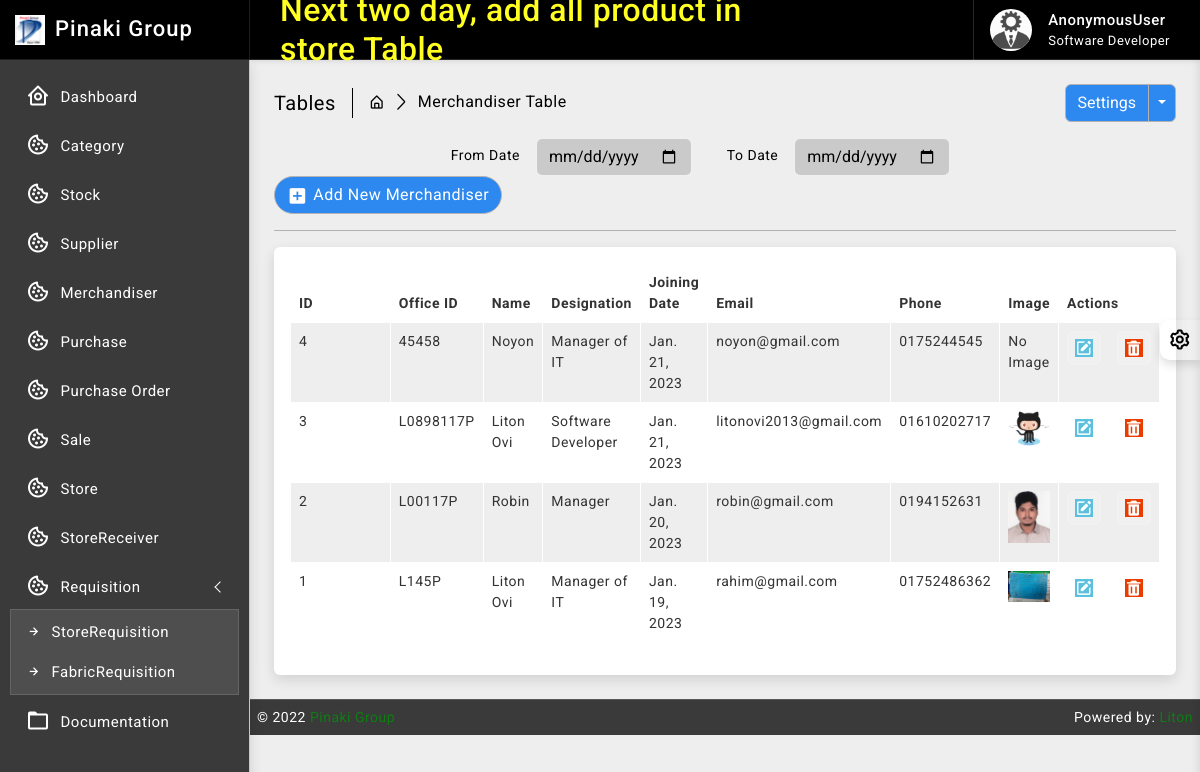
The page /merchandiser/ on the database as committed earlier.
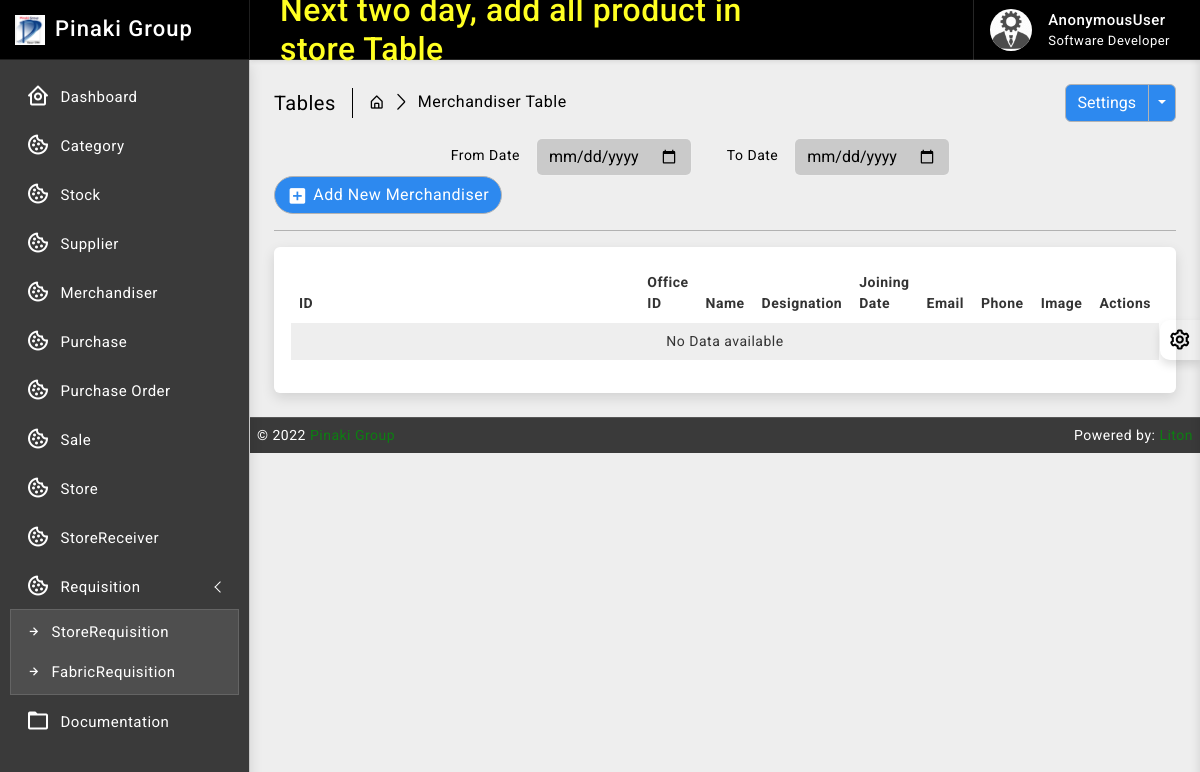
The same page on the database as committed later.
### merchandiser/models.py (models this page shows, shortened)
class Merchandiser(models.Model):
    office_id = models.CharField(max_length=64, null=True, blank=True, unique=True)
    name = models.CharField(max_length=64, null=True, blank=True)
    designation = models.CharField(max_length=64, null=True, blank=True)
    joining_date = models.DateField(default= now)
    email = models.EmailField(max_length=64, blank=True, unique=True)
    phone = models.CharField(max_length=16, null=True, blank=True, unique=True)
    access_area = models.CharField(max_length=64, blank=True)
    profile_img = models.ImageField(blank=True)
    dob = models.DateField(default= now)
    created_at = models.DateTimeField(auto_now_add=True, auto_now=False)
    updated_at = models.DateTimeField(auto_now_add=False, auto_now=True)

### merchandiser/views.py (the view)
# urls.py: path('', views.merchandiser_read, name='merchandiser_read'),
def merchandiser_read(request):
    merchandiser_data = Merchandiser.objects.all().order_by('-id')
    context = {
        'merchandiser_data': merchandiser_data
    }
    return render(request, 'merchandiser/read.html', context)

### templates/merchandiser/read.html (shortened to what this page needs)
{% extends 'base/base.html' %}
{% block body %}
{% load static %}
		<div class="page-wrapper">
			<div class="page-content">
				<div class="page-breadcrumb d-none d-sm-flex align-items-center mb-3">
					<div class="breadcrumb-title pe-3">Tables</div>
					<div class="ps-3">
						<nav aria-label="breadcrumb">
							<ol class="breadcrumb mb-0 p-0">
								<li class="breadcrumb-item"><a href="#"><i class="bx bx-home-alt"></i></a>
								</li>
								<li class="breadcrumb-item active" aria-current="page">Merchandiser Table</li>
							</ol>
						</nav>
					</div>
					<div class="ms-auto">
						<div class="btn-group">
							<button type="button" class="btn btn-light">Settings</button>
							<button type="button" class="btn btn-light dropdown-toggle dropdown-toggle-split" data-bs-toggle="dropdown">	<span class="visually-hidden">Toggle Dropdown</span>
							</button>
						</div>
					</div>
				</div>
                <div class="col-md-9">
					<form class="float-md-end">
						<div class="row row-cols-md-auto g-lg-3">
							<label for="inputFromDate" class="col-md-2 col-form-label text-md-end">From Date</label>
							<div class="col-md-4">
								<input type="date" class="form-control" id="inputFromDate">
							</div>
							<label for="inputToDate" class="col-md-2 col-form-label text-md-end">To Date</label>
							<div class="col-md-4">
								<input type="date" class="form-control" id="inputToDate">
							</div>
						</div>
					</form>
				</div>
                <div class="ms-auto"><a href="/merchandiser/create/" class="btn btn-light radius-30 mt-2 mt-lg-0"><i class="bx bxs-plus-square"></i>Add New Merchandiser</a></div>
				<hr/>
				<div class="card">
					<div class="card-body">
						<div class="table-responsive">
							<table id="example2" class="table table-striped table-bordered">
								<thead>
									<tr>
										<th>ID</th>
										<th>Office ID</th>
										<th>Name</th>
										<th>Designation</th>
										<th>Joining Date</th>
										<th>Email</th>
										<th>Phone</th>
										<th>Image</th>
										<th>Actions</th>
									</tr>
								</thead>
								<tbody>
									{% for data in merchandiser_data %}
									<tr>
                                        <td>{{ data.id }}</td>
                                        <td>{{ data.office_id }}</td>
                                        <td>{{ data.name }}</td>
                                        <td>{{ data.designation }}</td>
										<td>{{ data.joining_date }}</td>
										<td>{{ data.email }}</td>
										<td>{{ data.phone }}</td>
										<td>
											{% if data.profile_img == ""  %}
											No Image
											{% else %}
											<img class="img img-fluid mb-2" height="56" width="56"
												src="{{ data.profile_img }}" alt="">
											{% endif %}
										</td>
									   <td class="center">
										<div class="d-flex order-actions">
											<a class="" href="{% url 'merchandiser_update' data.id %}">
												<i class='bx bxs-edit'></i>
											</a>
											<a class="ms-3" href="{% url 'merchandiser_delete' data.id %}" onclick="return confirm('Are you sure?');">
												<i class='bx bxs-trash'></i>
											</a>
										</div>
									   </td>
									</tr>
								 {% endfor %}
								 {% if not merchandiser_data %}
								 <tr>
									 <td colspan="10" class="text-center">No Data available</td>
								 </tr>
								 {% endif %}
								</tbody>
							</table>
						</div>
					</div>
				</div>
			</div>
		</div>
{% endblock body %}

### templates/base/base.html (shortened to what this page needs)
{% load static %}
<!DOCTYPE html>
<html lang="en">
<head>
    {% include 'base/header.html' %}
</head>
<body class="bg-theme bg-theme2">
    <div class="wrapper">
        {% include 'base/slider.html' %}
        {% include 'base/navbar.html' %}
        {% block body %}
        {% endblock body %}
        {% include 'base/footer.html' %}
    </div>
    {% include 'base/switcher.html' %}
</body>
</html>

### templates/base/header.html (shortened to what this page needs)
{% load static %}
<link href="{% static 'plugins/simplebar/css/simplebar.css' %}" rel="stylesheet" />
<link href="{% static 'plugins/perfect-scrollbar/css/perfect-scrollbar.css' %}" rel="stylesheet" />
<link href="{% static 'plugins/metismenu/css/metisMenu.min.css' %}" rel="stylesheet" />
<link href="{% static 'plugins/datatable/css/dataTables.bootstrap5.min.css' %}" rel="stylesheet" />
<link href="{% static 'css/bootstrap.min.css' %}" rel="stylesheet">
<link href="{% static 'css/bootstrap-extended.css' %}" rel="stylesheet">
<link href="{% static 'css/app.css' %}" rel="stylesheet">
<link href="{% static 'css/icons.css' %}" rel="stylesheet">

### templates/base/slider.html (shortened to what this page needs)
{% load static %}
		<div class="sidebar-wrapper" data-simplebar="true">
			<div class="sidebar-header">
				<div>
					<img src="{% static 'images/logo-icon.png' %}" class="logo-icon" alt="logo icon">
				</div>
				<div>
					<h4 class="logo-text">Pinaki Group</h4>
				</div>
				<div class="toggle-icon ms-auto"><i class='bx bx-arrow-to-left'></i>
				</div>
			</div>
			<ul class="metismenu" id="menu">
				<li>
					<a href="#">
						<div class="parent-icon"><i class='bx bx-home-circle'></i>
						</div>
						<div class="menu-title">Dashboard</div>
					</a>
				</li>
				<li>
					<a href="{% url 'category_read' %}">
						<div class="parent-icon"><i class='bx bx-cookie'></i>
						</div>
						<div class="menu-title">Category</div>
					</a>
				</li>
				<li>
					<a href="{% url 'stock_read' %}">
						<div class="parent-icon"><i class='bx bx-cookie'></i>
						</div>
						<div class="menu-title">Stock</div>
					</a>
				</li>
				<li>
					<a href="{% url 'supplier_read' %}">
						<div class="parent-icon"><i class='bx bx-cookie'></i>
						</div>
						<div class="menu-title">Supplier</div>
					</a>
				</li>
				<li>
					<a href="{% url 'merchandiser_read' %}">
						<div class="parent-icon"><i class='bx bx-cookie'></i>
						</div>
						<div class="menu-title">Merchandiser</div>
					</a>
				</li>
				<li>
					<a href="{% url 'purchases_list' %}">
						<div class="parent-icon"><i class='bx bx-cookie'></i>
						</div>
						<div class="menu-title">Purchase</div>
					</a>
				</li>
				<li>
					<a href="{% url 'pur_read' %}">
						<div class="parent-icon"><i class='bx bx-cookie'></i>
						</div>
						<div class="menu-title">Purchase Order</div>
					</a>
				</li>
				<li>
					<a href="{% url 'sale_read' %}">
						<div class="parent-icon"><i class='bx bx-cookie'></i>
						</div>
						<div class="menu-title">Sale</div>
					</a>
				</li>
				<li>
					<a href="{% url 'store_read' %}">
						<div class="parent-icon"><i class='bx bx-cookie'></i>
						</div>
						<div class="menu-title">Store</div>
					</a>
				</li>
				<li>
					<a href="#">
						<div class="parent-icon"><i class='bx bx-cookie'></i>
						</div>
						<div class="menu-title">StoreReceiver</div>
					</a>
				</li>
				<li>
					<a href="javascript:;" class="has-arrow">
						<div class="parent-icon"><i class='bx bx-cookie'></i>
						</div>
						<div class="menu-title">Requisition</div>
					</a>
					<ul>
						<li> <a href="#"><i class="bx bx-right-arrow-alt"></i>StoreRequisition</a>
						</li>
						<li> <a href="{% url 'fabricr_read' %}"><i class="bx bx-right-arrow-alt"></i>FabricRequisition</a>
						</li>
					</ul>
				</li>
				<li>
					<a href="https://codervent.com/dashtreme/documentation/index.html" target="_blank">
						<div class="parent-icon"><i class="bx bx-folder"></i>
						</div>
						<div class="menu-title">Documentation</div>
					</a>
				</li>
			</ul>
		</div>

### templates/base/navbar.html (shortened to what this page needs)
{% load static %}
		<header>
			<div class="topbar d-flex align-items-center">
				<nav class="navbar navbar-expand">
					<div class="search-bar flex-grow-1">
						<div class="position-relative search-bar-box">
							<marquee behavior="" direction="">
								<h2 style="color:#FFFF22"class="my-4">Next two day, add all product in store Table</h2>
							</marquee>
						</div>
					</div>
					<div class="user-box dropdown">
						<a class="d-flex align-items-center nav-link dropdown-toggle dropdown-toggle-nocaret" href="#" role="button" data-bs-toggle="dropdown" aria-expanded="false">
							<img src="{% static 'images/avatars/avatar-2.png' %}" class="user-img" alt="user avatar">
							<div class="user-info ps-3">
								<p class="user-name mb-0">{{request.user}}</p>
								<p class="designattion mb-0">Software Developer</p>
							</div>
						</a>
					</div>
				</nav>
			</div>
		</header>

### templates/base/footer.html
{% load static %}
<footer class="page-footer">
    <p>
        <span style="text-align:left;float:left">&copy; 2022 <a href="https://pinakigroup.com/" alt="Bootstrap Themes">Pinaki Group</a></span>
        <span class="hidden-phone" style="text-align:right;float:right">Powered by: <a href="https://www.linkedin.com/in/litonbairaggi" alt="Bootstrap Admin Templates">Liton</a></span>
    </p>
</footer>

### templates/base/switcher.html (shortened to what this page needs)
{% load static %}
	<div class="switcher-wrapper">
		<div class="switcher-btn"> <i class='bx bx-cog bx-spin'></i>
		</div>
	</div>

### templates/base/js.html (shortened to what this page needs)
{% load static %}

Rows that differ between the two databases and show on the page:
removed Merchandiser: id "4", office_id "45458", name "Noyon", designation "Manager of IT", joining_date "Jan. 21, 2023", email "noyon@gmail.com", phone "0175244545", profile_img "No Image"
removed Merchandiser: id "3", office_id "L0898117P", name "Liton Ovi", designation "Software Developer", joining_date "Jan. 21, 2023", email "litonovi2013@gmail.com", phone "01610202717", profile_img (picture)
removed Merchandiser: id "2", office_id "L00117P", name "Robin", designation "Manager", joining_date "Jan. 20, 2023", email "robin@gmail.com", phone "0194152631", profile_img (picture)
removed Merchandiser: id "1", office_id "L145P", name "Liton Ovi", designation "Manager of IT", joining_date "Jan. 19, 2023", email "rahim@gmail.com", phone "01752486362", profile_img (picture)
Other text that changed with them:
text now shown: "No Data available"
